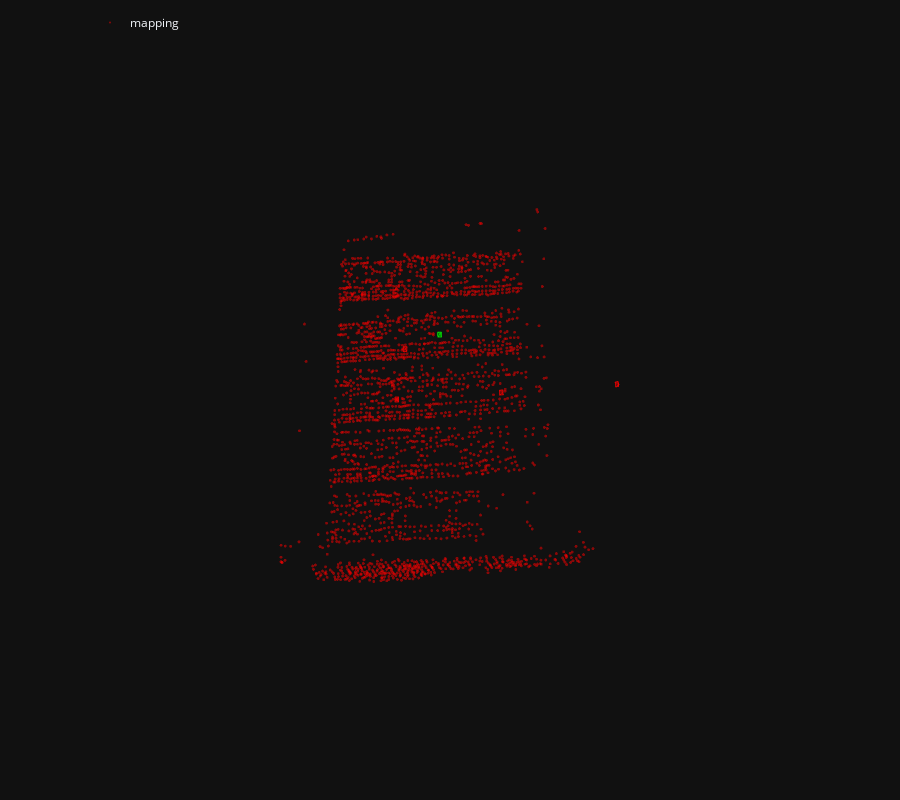

Notebook code cell kept with this figure:
### Markdown cell above
We visualize the correspondences between the query images a few mapping images. We can also visualize the estimated camera pose in the 3D map.

### Code cell
pose = pycolmap.Image(tvec=ret['tvec'], qvec=ret['qvec'])
viz_3d.plot_camera_colmap(fig, pose, camera, color='rgba(0,255,0,0.5)', name=query)
fig.show()

### Figure 1 — Plotly figure (JSON) as saved in the notebook; plotly's stock layout.template omitted (floating-point values rounded to 4 significant figures; data arrays with more than 128 entries replaced by an {"elided": "..."} marker saying what was removed)
{"data": [{"legendgroup": "mapping", "marker": {"color": "rgba(255,0,0,0.5)", "line": {"width": 0}, "size": 1}, "mode": "markers", "name": "mapping", "type": "scatter3d", "x": {"elided": "2406 float values"}, "y": {"elided": "2406 float values"}, "z": {"elided": "2406 float values"}}, {"legendgroup": "mapping", "line": {"color": "rgba(255,0,0,0.5)"}, "marker": {"size": 0.0001}, "name": "1", "showlegend": false, "type": "scatter3d", "x": [5.339, 5.642, 5.658, 5.355, 5.339], "y": [1.243, 1.229, 1.645, 1.659, 1.243], "z": [2.072, 2.147, 2.165, 2.09, 2.072]}, {"color": "rgba(255,0,0,0.5)", "i": [0, 0, 0, 0], "j": [1, 2, 3, 4], "k": [2, 3, 4, 1], "legendgroup": "mapping", "name": "1", "showlegend": false, "type": "mesh3d", "x": [5.57, 5.339, 5.642, 5.658, 5.355, 5.339], "y": [1.454, 1.243, 1.229, 1.645, 1.659, 1.243], "z": [1.833, 2.072, 2.147, 2.165, 2.09, 2.072]}, {"legendgroup": "mapping", "line": {"color": "rgba(255,0,0,0.5)", "width": 1}, "mode": "lines", "name": "1", "showlegend": false, "type": "scatter3d", "x": [5.57, 5.339, 5.642, 5.57, 5.642, 5.658, 5.57, 5.658, 5.355, 5.57, 5.355, 5.339], "y": [1.454, 1.243, 1.229, 1.454, 1.229, 1.645, 1.454, 1.645, 1.659, 1.454, 1.659, 1.243], "z": [1.833, 2.072, 2.147, 1.833, 2.147, 2.165, 1.833, 2.165, 2.09, 1.833, 2.09, 2.072]}, {"legendgroup": "mapping", "line": {"color": "rgba(255,0,0,0.5)"}, "marker": {"size": 0.0001}, "name": "2", "showlegend": false, "type": "scatter3d", "x": [-3.301, -2.988, -2.988, -3.301, -3.301], "y": [1.693, 1.693, 2.109, 2.109, 1.693], "z": [-0.2523, -0.2511, -0.2516, -0.2527, -0.2523]}, {"color": "rgba(255,0,0,0.5)", "i": [0, 0, 0, 0], "j": [1, 2, 3, 4], "k": [2, 3, 4, 1], "legendgroup": "mapping", "name": "2", "showlegend": false, "type": "mesh3d", "x": [-3.143, -3.301, -2.988, -2.988, -3.301, -3.301], "y": [1.9, 1.693, 1.693, 2.109, 2.109, 1.693], "z": [-0.5446, -0.2523, -0.2511, -0.2516, -0.2527, -0.2523]}, {"legendgroup": "mapping", "line": {"color": "rgba(255,0,0,0.5)", "width": 1}, "mode": "lines", "name": "2", "showlegend": false, "type": "scatter3d", "x": [-3.143, -3.301, -2.988, -3.143, -2.988, -2.988, -3.143, -2.988, -3.301, -3.143, -3.301, -3.301], "y": [1.9, 1.693, 1.693, 1.9, 1.693, 2.109, 1.9, 2.109, 2.109, 1.9, 2.109, 1.693], "z": [-0.5446, -0.2523, -0.2511, -0.5446, -0.2511, -0.2516, -0.5446, -0.2516, -0.2527, -0.5446, -0.2527, -0.2523]}, {"legendgroup": "mapping", "line": {"color": "rgba(255,0,0,0.5)"}, "marker": {"size": 0.0001}, "name": "3", "showlegend": false, "type": "scatter3d", "x": [14.9, 15.14, 15.18, 14.94, 14.9], "y": [0.6897, 0.6336, 1.043, 1.099, 0.6897], "z": [4.146, 4.336, 4.398, 4.207, 4.146]}, {"color": "rgba(255,0,0,0.5)", "i": [0, 0, 0, 0], "j": [1, 2, 3, 4], "k": [2, 3, 4, 1], "legendgroup": "mapping", "name": "3", "showlegend": false, "type": "mesh3d", "x": [15.22, 14.9, 15.14, 15.18, 14.94, 14.9], "y": [0.8797, 0.6897, 0.6336, 1.043, 1.099, 0.6897], "z": [4.047, 4.146, 4.336, 4.398, 4.207, 4.146]}, {"legendgroup": "mapping", "line": {"color": "rgba(255,0,0,0.5)", "width": 1}, "mode": "lines", "name": "3", "showlegend": false, "type": "scatter3d", "x": [15.22, 14.9, 15.14, 15.22, 15.14, 15.18, 15.22, 15.18, 14.94, 15.22, 14.94, 14.9], "y": [0.8797, 0.6897, 0.6336, 0.8797, 0.6336, 1.043, 0.8797, 1.043, 1.099, 0.8797, 1.099, 0.6897], "z": [4.047, 4.146, 4.336, 4.047, 4.336, 4.398, 4.047, 4.398, 4.207, 4.047, 4.207, 4.146]}, {"legendgroup": "mapping", "line": {"color": "rgba(255,0,0,0.5)"}, "marker": {"size": 0.0001}, "name": "4", "showlegend": false, "type": "scatter3d", "x": [-2.598, -2.287, -2.307, -2.618, -2.598], "y": [-2.522, -2.504, -2.09, -2.108, -2.522], "z": [-0.9912, -0.9644, -1.006, -1.032, -0.9912]}, {"color": "rgba(255,0,0,0.5)", "i": [0, 0, 0, 0], "j": [1, 2, 3, 4], "k": [2, 3, 4, 1], "legendgroup": "mapping", "name": "4", "showlegend": false, "type": "mesh3d", "x": [-2.426, -2.598, -2.287, -2.307, -2.618, -2.598], "y": [-2.334, -2.522, -2.504, -2.09, -2.108, -2.522], "z": [-1.288, -0.9912, -0.9644, -1.006, -1.032, -0.9912]}, {"legendgroup": "mapping", "line": {"color": "rgba(255,0,0,0.5)", "width": 1}, "mode": "lines", "name": "4", "showlegend": false, "type": "scatter3d", "x": [-2.426, -2.598, -2.287, -2.426, -2.287, -2.307, -2.426, -2.307, -2.618, -2.426, -2.618, -2.598], "y": [-2.334, -2.522, -2.504, -2.334, -2.504, -2.09, -2.334, -2.09, -2.108, -2.334, -2.108, -2.522], "z": [-1.288, -0.9912, -0.9644, -1.288, -0.9644, -1.006, -1.288, -1.006, -1.032, -1.288, -1.032, -0.9912]}, {"line": {"color": "rgba(0,255,0,0.5)"}, "marker": {"size": 0.0001}, "name": "query/0118.jpeg", "showlegend": false, "type": "scatter3d", "x": [0.2339, 0.5413, 0.5601, 0.2527, 0.2339], "y": [-2.944, -2.943, -2.542, -2.544, -2.944], "z": [14.0, 14.06, 13.95, 13.89, 14.0]}, {"color": "rgba(0,255,0,0.5)", "i": [0, 0, 0, 0], "j": [1, 2, 3, 4], "k": [2, 3, 4, 1], "name": "query/0118.jpeg", "showlegend": false, "type": "mesh3d", "x": [0.468, 0.2339, 0.5413, 0.5601, 0.2527, 0.2339], "y": [-2.856, -2.944, -2.943, -2.542, -2.544, -2.944], "z": [13.59, 14.0, 14.06, 13.95, 13.89, 14.0]}, {"line": {"color": "rgba(0,255,0,0.5)", "width": 1}, "mode": "lines", "name": "query/0118.jpeg", "showlegend": false, "type": "scatter3d", "x": [0.468, 0.2339, 0.5413, 0.468, 0.5413, 0.5601, 0.468, 0.5601, 0.2527, 0.468, 0.2527, 0.2339], "y": [-2.856, -2.944, -2.943, -2.856, -2.943, -2.542, -2.856, -2.542, -2.544, -2.856, -2.544, -2.944], "z": [13.59, 14.0, 14.06, 13.59, 14.06, 13.95, 13.59, 13.95, 13.89, 13.59, 13.89, 14.0]}], "layout": {"height": 800, "legend": {"orientation": "h", "x": 0.1, "xanchor": "left", "y": 0.99, "yanchor": "top"}, "margin": {"b": 0, "l": 0, "pad": 0, "r": 0, "t": 0}, "scene": {"aspectmode": "data", "camera": {"eye": {"x": 0, "y": -0.1, "z": -2}, "projection": {"type": "orthographic"}, "up": {"x": 0, "y": -1, "z": 0}}, "dragmode": "orbit", "xaxis": {"autorange": true, "showbackground": false, "showgrid": false, "showline": false, "showticklabels": true, "visible": false}, "yaxis": {"autorange": true, "showbackground": false, "showgrid": false, "showline": false, "showticklabels": true, "visible": false}, "zaxis": {"autorange": true, "showbackground": false, "showgrid": false, "showline": false, "showticklabels": true, "visible": false}}}}
